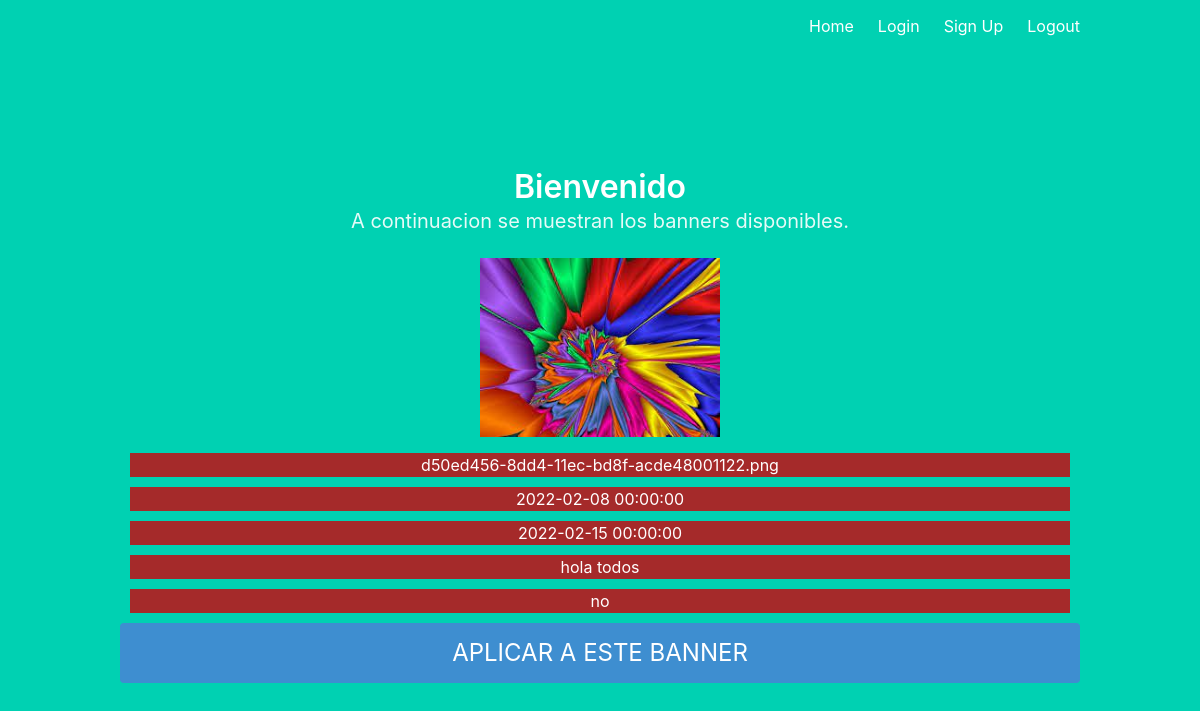
The page /home on the database its author committed.
### models.py (models this page shows)
class Contest(db.Model):
    id_contest = db.Column(db.Integer, primary_key=True)
    id_user = db.Column(db.Integer)
    contest_name = db.Column(db.String(100))
    banner_name = db.Column(db.String(100))
    url_contest = db.Column(db.String(100))
    start_date = db.Column(db.DateTime)
    end_date = db.Column(db.DateTime)
    award = db.Column(db.Numeric())
    dialog = db.Column(db.String(100))
    desciption = db.Column(db.String(100))

### main.py (the view)
@main.route('/home')
def home():
    folder_name=os.path.join('static','imagen1.jpeg')
    table=Contest.query.order_by(Contest.start_date).all()
    return render_template('home.html',imagen_muestra=folder_name,items=table)

### templates/home.html
{% extends "base.html" %}
{% block content %}
<h1 class="title">
  Bienvenido
</h1>
<h2 class="subtitle">
 A continuacion se muestran los banners disponibles.
</h2>
<div >
    <img src='{{imagen_muestra}}' alt="BANNER" style="width: 25%;height: 25%;"/>
</div>
<div>
  {%for item in items%}
  <div style="background-color: brown; margin: 10px;">{{item.banner_name}}</div>
  <div style="background-color: brown; margin: 10px;">{{item.start_date}}</div>
  <div style="background-color: brown; margin: 10px;">{{item.end_date}}</div>
  <div style="background-color: brown; margin: 10px;">{{item.dialog}}</div>
  <div style="background-color: brown; margin: 10px;">{{item.desciption}}</div>
  <a href="/apply/{{item.id_contest}}" class="button is-block is-info is-large is-fullwidth">APLICAR A ESTE BANNER</a>
  {%endfor%}
</div>
{% endblock %}

### templates/base.html (shortened to what this page needs)
<!DOCTYPE html>
<html>
<head>
    <link rel="stylesheet" href="https://cdnjs.cloudflare.com/ajax/libs/bulma/0.7.2/css/bulma.min.css" />
</head>
<body>
    <section class="hero is-primary is-fullheight">
        <div class="hero-head">
            <nav class="navbar">
                <div class="container">
                    <div id="navbarMenuHeroA" class="navbar-menu">
                        <div class="navbar-end">
                            <a href="{{ url_for('main.index') }}" class="navbar-item">
                                Home
                            </a>
                            <a href="{{ url_for('auth.login') }}" class="navbar-item">
                                Login
                            </a>
                            <a href="{{ url_for('auth.signup') }}" class="navbar-item">
                                Sign Up
                            </a>
                            <a href="{{ url_for('auth.logout') }}" class="navbar-item">
                                Logout
                            </a>
                        </div>
                    </div>
                </div>
            </nav>
        </div>
        <div class="hero-body">
            <div class="container has-text-centered">
               {% block content %}
               {% endblock %}
            </div>
        </div>
    </section>
</body>
</html>

### rows shown on the page
Contest: banner_name "d50ed456-8dd4-11ec-bd8f-acde48001122.png", start_date "2022-02-08 00:00:00", end_date "2022-02-15 00:00:00", dialog "hola todos", desciption "no"
